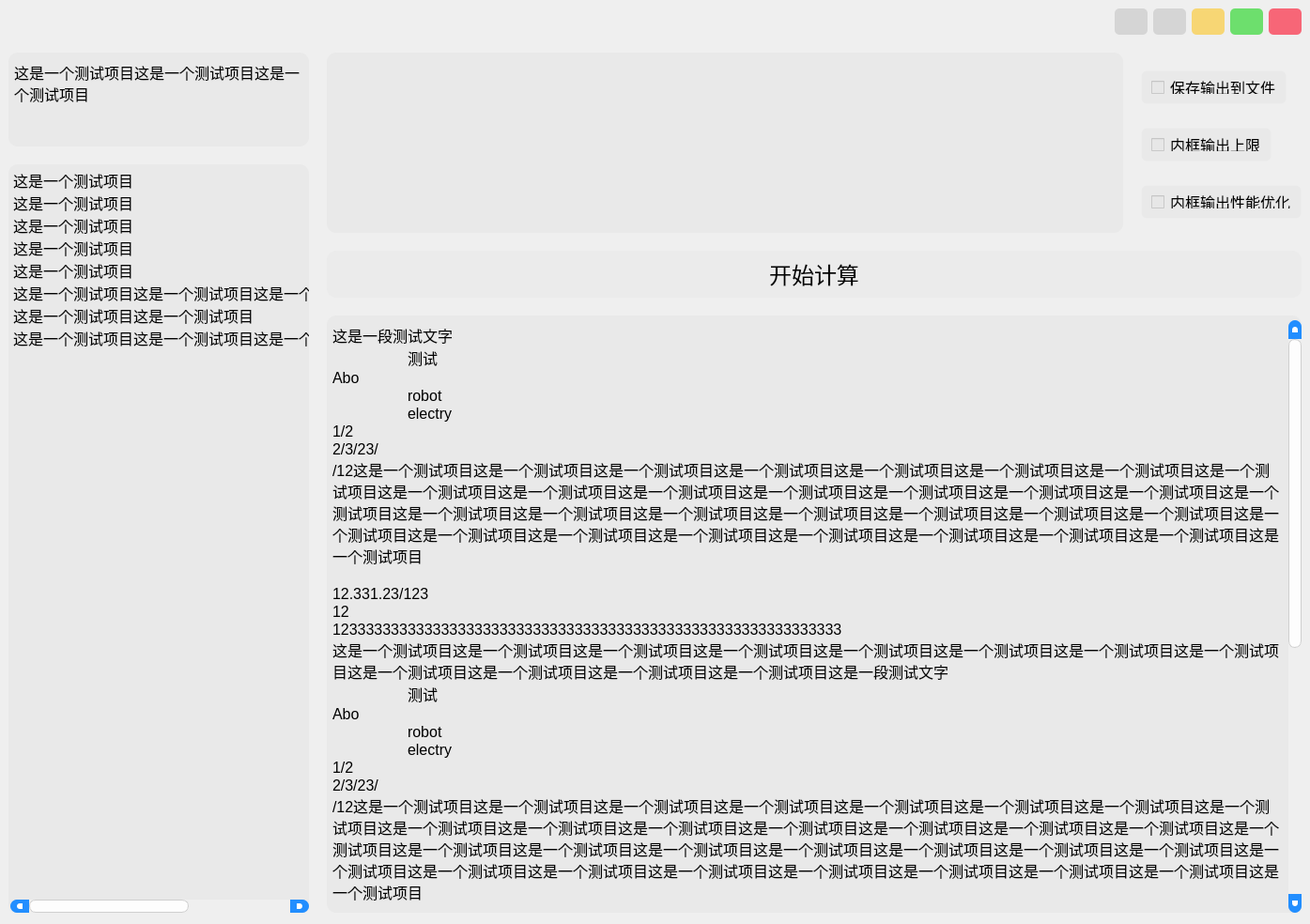
<?xml version="1.0" encoding="UTF-8"?>
<ui version="4.0">
 <class>MainWin</class>
 <widget class="QMainWindow" name="MainWin">
  <property name="geometry">
   <rect>
    <x>0</x>
    <y>0</y>
    <width>1395</width>
    <height>984</height>
   </rect>
  </property>
  <property name="sizePolicy">
   <sizepolicy hsizetype="Preferred" vsizetype="Preferred">
    <horstretch>1</horstretch>
    <verstretch>0</verstretch>
   </sizepolicy>
  </property>
  <property name="windowTitle">
   <string>hpycacular</string>
  </property>
  <property name="windowIcon">
   <iconset resource="main_window_resource.qrc">
    <normaloff>:/ico/icons/ico.ico</normaloff>:/ico/icons/ico.ico</iconset>
  </property>
  <property name="autoFillBackground">
   <bool>false</bool>
  </property>
  <property name="styleSheet">
   <string notr="true">/*QMainWindow{
background-image: url(:/background/images/background3.png);
border-radius: 20px;
}*/

#central_widget{
background-image: url(:/background/images/background3.png);
background-size: cover;
background-repeat: no-repeat;
border-radius: 10px;
}

QTextEdit{
padding-top: 5px;
padding-left: 2px;
background-color: rgba(229, 229, 229, 170);
border-radius: 10px;
}
QPlainTextEdit{
padding-top: 5px;
padding-left: 2px;
background-color: rgba(229, 229, 229, 170);
border-radius: 10px;
}


QListWidget{
padding-top: 5px;
padding-left: 2px;
background-color: rgba(229, 229, 229, 150);
border-radius: 10px;
}


QPushButton{
background-color: rgba(229, 229, 229, 120);
border-radius: 10px;
padding: 7px;
}
QPushButton:hover{
	background-color: rgba(190, 190, 190, 130);
}


QCheckBox {
	background-color: rgba(229, 229, 229, 150);
	border-radius: 6px;
	height: 5px;
	border-style:solid;
	border-width: 1px;
	border-color: transparent;

	color: #000000;
	padding: 10px;
}
QCheckBox:disabled {
	color: #808086;
	padding: 2px;
}
QCheckBox:hover {
	/*padding-left: 1px;
	padding-right: 1px;
	padding-bottom: 1px;
	padding-top: 1px;
	border-width:1px;*/
}
QCheckBox::indicator:checked {
	image: url(:/checked/images/checked.png);
	height: 20px;
	width: 20px;
}
QCheckBox::indicator:unchecked {
	image: url(:/checked/images/unchecked.png);
	height: 20px;
	width: 20px;
}


QProgressBar {
	text-align: center;
	color: rgb(240, 240, 240);
	border-width: 1px; 
	border-radius: 10px;
	border-color: rgb(230, 230, 230);
	border-style: solid;
	background-color:rgb(207,207,207);
}
QProgressBar::chunk {
	background-color: qlineargradient(spread:pad, x1:0.5, y1:1, x2:0.5, y2:0, stop:0 rgba(49, 147, 250, 200), stop:1 rgba(34, 142, 255, 200));
	border-radius: 10px;
}


QScrollBar:horizontal {
	max-height: 20px;
	border: 1px transparent grey;
	margin: 0px 20px 0px 20px;
}
QScrollBar:vertical {
	max-width: 20px;
	border: 1px transparent grey;
	margin: 20px 0px 20px 0px;
}
QScrollBar::handle:horizontal {
	background: rgb(253,253,253);
	border-style: solid;
	border-width: 1px;
	border-color: rgb(207,207,207);
	border-radius: 7px;
	min-width: 25px;
}
QScrollBar::handle:horizontal:hover {
	background: rgb(253,253,253);
	border-style: solid;
	border-width: 1px;
	border-color: rgb(147, 200, 200);
	border-radius: 7px;
	min-width: 25px;
}
QScrollBar::handle:vertical {
	background: rgb(253,253,253);
	border-style: solid;
	border-width: 1px;
	border-color: rgb(207,207,207);
	border-radius: 7px;
	min-height: 25px;
}
QScrollBar::handle:vertical:hover {
	background: rgb(253,253,253);
	border-style: solid;
	border-width: 1px;
	border-color: rgb(147, 200, 200);
	border-radius: 7px;
	min-height: 25px;
}
QScrollBar::add-line:horizontal {
   border: 2px transparent grey;
   border-top-right-radius: 7px;
   border-bottom-right-radius: 7px;
   background: rgba(34, 142, 255, 255);
   width: 20px;
   subcontrol-position: right;
   subcontrol-origin: margin;
}
QScrollBar::add-line:horizontal:pressed {
   border: 2px transparent grey;
   border-top-right-radius: 7px;
   border-bottom-right-radius: 7px;
   background: rgb(181,181,181);
   width: 20px;
   subcontrol-position: right;
   subcontrol-origin: margin;
}
QScrollBar::add-line:vertical {
   border: 2px transparent grey;
   border-bottom-left-radius: 7px;
   border-bottom-right-radius: 7px;
   background: rgba(34, 142, 255, 255);
   height: 20px;
   subcontrol-position: bottom;
   subcontrol-origin: margin;
}
QScrollBar::add-line:vertical:pressed {
   border: 2px transparent grey;
   border-bottom-left-radius: 7px;
   border-bottom-right-radius: 7px;
   background: rgb(181,181,181);
   height: 20px;
   subcontrol-position: bottom;
   subcontrol-origin: margin;
}
QScrollBar::sub-line:horizontal {
   border: 2px transparent grey;
   border-top-left-radius: 7px;
   border-bottom-left-radius: 7px;
   background: rgba(34, 142, 255, 255);
   width: 20px;
   subcontrol-position: left;
   subcontrol-origin: margin;
}
QScrollBar::sub-line:horizontal:pressed {
   border: 2px transparent grey;
   border-top-left-radius: 7px;
   border-bottom-left-radius: 7px;
   background: rgb(181,181,181);
   width: 20px;
   subcontrol-position: left;
   subcontrol-origin: margin;
}
QScrollBar::sub-line:vertical {
   border: 2px transparent grey;
   border-top-left-radius: 7px;
   border-top-right-radius: 7px;
   background: rgba(34, 142, 255, 255);
   height: 20px;
   subcontrol-position: top;
   subcontrol-origin: margin;
}
QScrollBar::sub-line:vertical:pressed {
   border: 2px transparent grey;
   border-top-left-radius: 7px;
   border-top-right-radius: 7px;
   background: rgb(181,181,181);
   height: 20px;
   subcontrol-position: top;
   subcontrol-origin: margin;
}
QScrollBar::left-arrow:horizontal {
   border: 1px transparent grey;
   border-top-left-radius: 3px;
   border-bottom-left-radius: 3px;
   width: 6px;
   height: 6px;
   background: white;
}
QScrollBar::right-arrow:horizontal {
   border: 1px transparent grey;
   border-top-right-radius: 3px;
   border-bottom-right-radius: 3px;
   width: 6px;
   height: 6px;
   background: white;
}
QScrollBar::up-arrow:vertical {
   border: 1px transparent grey;
   border-top-left-radius: 3px;
   border-top-right-radius: 3px;
   width: 6px;
   height: 6px;
   background: white;
}
QScrollBar::down-arrow:vertical {
   border: 1px transparent grey;
   border-bottom-left-radius: 3px;
   border-bottom-right-radius: 3px;
   width: 6px;
   height: 6px;
   background: white;
}
QScrollBar::add-page:horizontal, QScrollBar::sub-page:horizontal {
   background: none;
}
QScrollBar::add-page:vertical, QScrollBar::sub-page:vertical {
   background: none;
}</string>
  </property>
  <property name="unifiedTitleAndToolBarOnMac">
   <bool>false</bool>
  </property>
  <widget class="QWidget" name="central_widget">
   <property name="styleSheet">
    <string notr="true"/>
   </property>
   <layout class="QVBoxLayout" name="verticalLayout_4">
    <item>
     <layout class="QHBoxLayout" name="horizontalLayout">
      <item>
       <widget class="QLabel" name="label_3">
        <property name="sizePolicy">
         <sizepolicy hsizetype="Preferred" vsizetype="Fixed">
          <horstretch>0</horstretch>
          <verstretch>1</verstretch>
         </sizepolicy>
        </property>
        <property name="text">
         <string/>
        </property>
       </widget>
      </item>
      <item>
       <widget class="QPushButton" name="button_about">
        <property name="sizePolicy">
         <sizepolicy hsizetype="Minimum" vsizetype="Minimum">
          <horstretch>0</horstretch>
          <verstretch>1</verstretch>
         </sizepolicy>
        </property>
        <property name="minimumSize">
         <size>
          <width>35</width>
          <height>25</height>
         </size>
        </property>
        <property name="maximumSize">
         <size>
          <width>25</width>
          <height>35</height>
         </size>
        </property>
        <property name="styleSheet">
         <string notr="true">QPushButton{
background:rgb(213, 213, 213);
border-radius:5px;
}
QPushButton:hover{
background-color: rgb(170, 255, 255);
}</string>
        </property>
        <property name="text">
         <string/>
        </property>
        <property name="icon">
         <iconset>
          <normalon>:/ico/icons/ico.ico</normalon>
         </iconset>
        </property>
       </widget>
      </item>
      <item>
       <widget class="QPushButton" name="button_setting">
        <property name="sizePolicy">
         <sizepolicy hsizetype="Minimum" vsizetype="Fixed">
          <horstretch>0</horstretch>
          <verstretch>1</verstretch>
         </sizepolicy>
        </property>
        <property name="maximumSize">
         <size>
          <width>35</width>
          <height>35</height>
         </size>
        </property>
        <property name="styleSheet">
         <string notr="true">QPushButton{
background:rgb(213, 213, 213);
border-radius:5px;
}
QPushButton:hover{
background-color: rgb(170, 255, 255);
}</string>
        </property>
        <property name="text">
         <string/>
        </property>
        <property name="icon">
         <iconset>
          <normalon>:/ico/icons/setting_icon.png</normalon>
         </iconset>
        </property>
       </widget>
      </item>
      <item>
       <widget class="QPushButton" name="button_minimize">
        <property name="sizePolicy">
         <sizepolicy hsizetype="Minimum" vsizetype="Fixed">
          <horstretch>0</horstretch>
          <verstretch>1</verstretch>
         </sizepolicy>
        </property>
        <property name="maximumSize">
         <size>
          <width>35</width>
          <height>35</height>
         </size>
        </property>
        <property name="styleSheet">
         <string notr="true">QPushButton{background:#F7D674;border-radius:5px;}QPushButton:hover{background:yellow;}</string>
        </property>
        <property name="text">
         <string/>
        </property>
       </widget>
      </item>
      <item>
       <widget class="QPushButton" name="button_maximum">
        <property name="sizePolicy">
         <sizepolicy hsizetype="Minimum" vsizetype="Fixed">
          <horstretch>0</horstretch>
          <verstretch>1</verstretch>
         </sizepolicy>
        </property>
        <property name="maximumSize">
         <size>
          <width>35</width>
          <height>35</height>
         </size>
        </property>
        <property name="styleSheet">
         <string notr="true">QPushButton{background:#6DDF6D;border-radius:5px;}QPushButton:hover{background:green;}</string>
        </property>
        <property name="text">
         <string/>
        </property>
       </widget>
      </item>
      <item>
       <widget class="QPushButton" name="button_close">
        <property name="sizePolicy">
         <sizepolicy hsizetype="Minimum" vsizetype="Fixed">
          <horstretch>0</horstretch>
          <verstretch>1</verstretch>
         </sizepolicy>
        </property>
        <property name="maximumSize">
         <size>
          <width>35</width>
          <height>35</height>
         </size>
        </property>
        <property name="styleSheet">
         <string notr="true">QPushButton{
background:#F76677;
border-radius:5px;
}
QPushButton:hover{
background:red;
}</string>
        </property>
        <property name="text">
         <string/>
        </property>
       </widget>
      </item>
     </layout>
    </item>
    <item>
     <spacer name="verticalSpacer_9">
      <property name="orientation">
       <enum>Qt::Vertical</enum>
      </property>
      <property name="sizeType">
       <enum>QSizePolicy::Fixed</enum>
      </property>
      <property name="sizeHint" stdset="0">
       <size>
        <width>20</width>
        <height>13</height>
       </size>
      </property>
     </spacer>
    </item>
    <item>
     <layout class="QHBoxLayout" name="horizontalLayout_2">
      <item>
       <layout class="QVBoxLayout" name="verticalLayout_3">
        <item>
         <widget class="QPlainTextEdit" name="search_plugin">
          <property name="sizePolicy">
           <sizepolicy hsizetype="Fixed" vsizetype="Expanding">
            <horstretch>1</horstretch>
            <verstretch>1</verstretch>
           </sizepolicy>
          </property>
          <property name="minimumSize">
           <size>
            <width>320</width>
            <height>0</height>
           </size>
          </property>
          <property name="maximumSize">
           <size>
            <width>16777215</width>
            <height>100</height>
           </size>
          </property>
          <property name="font">
           <font>
            <pointsize>12</pointsize>
           </font>
          </property>
          <property name="layoutDirection">
           <enum>Qt::LeftToRight</enum>
          </property>
          <property name="styleSheet">
           <string notr="true"/>
          </property>
          <property name="frameShape">
           <enum>QFrame::StyledPanel</enum>
          </property>
          <property name="lineWidth">
           <number>1</number>
          </property>
          <property name="plainText">
           <string>这是一个测试项目这是一个测试项目这是一个测试项目</string>
          </property>
         </widget>
        </item>
        <item>
         <spacer name="verticalSpacer_3">
          <property name="orientation">
           <enum>Qt::Vertical</enum>
          </property>
          <property name="sizeHint" stdset="0">
           <size>
            <width>20</width>
            <height>13</height>
           </size>
          </property>
         </spacer>
        </item>
        <item>
         <widget class="QListWidget" name="list_choices_plugin">
          <property name="sizePolicy">
           <sizepolicy hsizetype="Minimum" vsizetype="Expanding">
            <horstretch>1</horstretch>
            <verstretch>7</verstretch>
           </sizepolicy>
          </property>
          <property name="minimumSize">
           <size>
            <width>320</width>
            <height>0</height>
           </size>
          </property>
          <property name="maximumSize">
           <size>
            <width>16777215</width>
            <height>16777215</height>
           </size>
          </property>
          <property name="font">
           <font>
            <pointsize>12</pointsize>
           </font>
          </property>
          <property name="styleSheet">
           <string notr="true"/>
          </property>
          <item>
           <property name="text">
            <string>这是一个测试项目</string>
           </property>
          </item>
          <item>
           <property name="text">
            <string>这是一个测试项目</string>
           </property>
          </item>
          <item>
           <property name="text">
            <string>这是一个测试项目</string>
           </property>
          </item>
          <item>
           <property name="text">
            <string>这是一个测试项目</string>
           </property>
          </item>
          <item>
           <property name="text">
            <string>这是一个测试项目</string>
           </property>
          </item>
          <item>
           <property name="text">
            <string>这是一个测试项目这是一个测试项目这是一个测试项目这是一个测试项目</string>
           </property>
          </item>
          <item>
           <property name="text">
            <string>这是一个测试项目这是一个测试项目</string>
           </property>
          </item>
          <item>
           <property name="text">
            <string>这是一个测试项目这是一个测试项目这是一个测试项目</string>
           </property>
          </item>
         </widget>
        </item>
       </layout>
      </item>
      <item>
       <spacer name="horizontalSpacer_4">
        <property name="orientation">
         <enum>Qt::Horizontal</enum>
        </property>
        <property name="sizeType">
         <enum>QSizePolicy::Fixed</enum>
        </property>
        <property name="sizeHint" stdset="0">
         <size>
          <width>13</width>
          <height>20</height>
         </size>
        </property>
       </spacer>
      </item>
      <item>
       <layout class="QVBoxLayout" name="verticalLayout">
        <item>
         <layout class="QHBoxLayout" name="horizontalLayout_3">
          <item>
           <layout class="QVBoxLayout" name="verticalLayout_5">
            <item>
             <widget class="QPlainTextEdit" name="input_box">
              <property name="sizePolicy">
               <sizepolicy hsizetype="Expanding" vsizetype="Expanding">
                <horstretch>3</horstretch>
                <verstretch>2</verstretch>
               </sizepolicy>
              </property>
              <property name="font">
               <font>
                <pointsize>12</pointsize>
               </font>
              </property>
              <property name="styleSheet">
               <string notr="true"/>
              </property>
              <property name="plainText">
               <string/>
              </property>
             </widget>
            </item>
            <item>
             <spacer name="verticalSpacer">
              <property name="orientation">
               <enum>Qt::Vertical</enum>
              </property>
              <property name="sizeHint" stdset="0">
               <size>
                <width>20</width>
                <height>13</height>
               </size>
              </property>
             </spacer>
            </item>
           </layout>
          </item>
          <item>
           <spacer name="horizontalSpacer">
            <property name="orientation">
             <enum>Qt::Horizontal</enum>
            </property>
            <property name="sizeType">
             <enum>QSizePolicy::Fixed</enum>
            </property>
            <property name="sizeHint" stdset="0">
             <size>
              <width>13</width>
              <height>20</height>
             </size>
            </property>
           </spacer>
          </item>
          <item>
           <layout class="QVBoxLayout" name="verticalLayout_2">
            <item>
             <spacer name="verticalSpacer_8">
              <property name="orientation">
               <enum>Qt::Vertical</enum>
              </property>
              <property name="sizeType">
               <enum>QSizePolicy::Fixed</enum>
              </property>
              <property name="sizeHint" stdset="0">
               <size>
                <width>20</width>
                <height>13</height>
               </size>
              </property>
             </spacer>
            </item>
            <item>
             <widget class="QCheckBox" name="check_save">
              <property name="sizePolicy">
               <sizepolicy hsizetype="Fixed" vsizetype="Fixed">
                <horstretch>3</horstretch>
                <verstretch>1</verstretch>
               </sizepolicy>
              </property>
              <property name="minimumSize">
               <size>
                <width>0</width>
                <height>30</height>
               </size>
              </property>
              <property name="font">
               <font>
                <family>更纱黑体 UI SC</family>
                <pointsize>12</pointsize>
                <bold>false</bold>
               </font>
              </property>
              <property name="layoutDirection">
               <enum>Qt::LeftToRight</enum>
              </property>
              <property name="styleSheet">
               <string notr="true"/>
              </property>
              <property name="text">
               <string>保存输出到文件</string>
              </property>
             </widget>
            </item>
            <item>
             <spacer name="verticalSpacer_7">
              <property name="orientation">
               <enum>Qt::Vertical</enum>
              </property>
              <property name="sizeType">
               <enum>QSizePolicy::Fixed</enum>
              </property>
              <property name="sizeHint" stdset="0">
               <size>
                <width>20</width>
                <height>13</height>
               </size>
              </property>
             </spacer>
            </item>
            <item>
             <widget class="QCheckBox" name="check_output_lock_maximums">
              <property name="sizePolicy">
               <sizepolicy hsizetype="Fixed" vsizetype="Fixed">
                <horstretch>1</horstretch>
                <verstretch>1</verstretch>
               </sizepolicy>
              </property>
              <property name="minimumSize">
               <size>
                <width>0</width>
                <height>30</height>
               </size>
              </property>
              <property name="font">
               <font>
                <family>更纱黑体 UI SC</family>
                <pointsize>12</pointsize>
               </font>
              </property>
              <property name="styleSheet">
               <string notr="true"/>
              </property>
              <property name="text">
               <string>内框输出上限</string>
              </property>
             </widget>
            </item>
            <item>
             <spacer name="verticalSpacer_6">
              <property name="orientation">
               <enum>Qt::Vertical</enum>
              </property>
              <property name="sizeType">
               <enum>QSizePolicy::Fixed</enum>
              </property>
              <property name="sizeHint" stdset="0">
               <size>
                <width>20</width>
                <height>13</height>
               </size>
              </property>
             </spacer>
            </item>
            <item>
             <widget class="QCheckBox" name="check_output_optimization">
              <property name="sizePolicy">
               <sizepolicy hsizetype="Fixed" vsizetype="Fixed">
                <horstretch>1</horstretch>
                <verstretch>1</verstretch>
               </sizepolicy>
              </property>
              <property name="minimumSize">
               <size>
                <width>0</width>
                <height>30</height>
               </size>
              </property>
              <property name="font">
               <font>
                <family>更纱黑体 UI SC</family>
                <pointsize>12</pointsize>
               </font>
              </property>
              <property name="styleSheet">
               <string notr="true"/>
              </property>
              <property name="text">
               <string>内框输出性能优化</string>
              </property>
             </widget>
            </item>
            <item>
             <spacer name="verticalSpacer_5">
              <property name="orientation">
               <enum>Qt::Vertical</enum>
              </property>
              <property name="sizeType">
               <enum>QSizePolicy::Fixed</enum>
              </property>
              <property name="sizeHint" stdset="0">
               <size>
                <width>13</width>
                <height>20</height>
               </size>
              </property>
             </spacer>
            </item>
           </layout>
          </item>
         </layout>
        </item>
        <item>
         <widget class="QPushButton" name="button_start">
          <property name="sizePolicy">
           <sizepolicy hsizetype="Expanding" vsizetype="Fixed">
            <horstretch>3</horstretch>
            <verstretch>1</verstretch>
           </sizepolicy>
          </property>
          <property name="minimumSize">
           <size>
            <width>100</width>
            <height>30</height>
           </size>
          </property>
          <property name="font">
           <font>
            <family>更纱黑体 SC Light</family>
            <pointsize>18</pointsize>
            <bold>false</bold>
           </font>
          </property>
          <property name="styleSheet">
           <string notr="true"/>
          </property>
          <property name="text">
           <string>开始计算</string>
          </property>
         </widget>
        </item>
        <item>
         <spacer name="verticalSpacer_2">
          <property name="orientation">
           <enum>Qt::Vertical</enum>
          </property>
          <property name="sizeHint" stdset="0">
           <size>
            <width>20</width>
            <height>13</height>
           </size>
          </property>
         </spacer>
        </item>
        <item>
         <widget class="QPlainTextEdit" name="output_box">
          <property name="sizePolicy">
           <sizepolicy hsizetype="Expanding" vsizetype="Expanding">
            <horstretch>3</horstretch>
            <verstretch>5</verstretch>
           </sizepolicy>
          </property>
          <property name="font">
           <font>
            <pointsize>12</pointsize>
           </font>
          </property>
          <property name="styleSheet">
           <string notr="true"/>
          </property>
          <property name="plainText">
           <string>这是一段测试文字
	测试
Abo
	robot
	electry
1/2
2/3/23/
/12这是一个测试项目这是一个测试项目这是一个测试项目这是一个测试项目这是一个测试项目这是一个测试项目这是一个测试项目这是一个测试项目这是一个测试项目这是一个测试项目这是一个测试项目这是一个测试项目这是一个测试项目这是一个测试项目这是一个测试项目这是一个测试项目这是一个测试项目这是一个测试项目这是一个测试项目这是一个测试项目这是一个测试项目这是一个测试项目这是一个测试项目这是一个测试项目这是一个测试项目这是一个测试项目这是一个测试项目这是一个测试项目这是一个测试项目这是一个测试项目这是一个测试项目这是一个测试项目

12.331.23/123
12
1233333333333333333333333333333333333333333333333333333333333
这是一个测试项目这是一个测试项目这是一个测试项目这是一个测试项目这是一个测试项目这是一个测试项目这是一个测试项目这是一个测试项目这是一个测试项目这是一个测试项目这是一个测试项目这是一个测试项目这是一段测试文字
	测试
Abo
	robot
	electry
1/2
2/3/23/
/12这是一个测试项目这是一个测试项目这是一个测试项目这是一个测试项目这是一个测试项目这是一个测试项目这是一个测试项目这是一个测试项目这是一个测试项目这是一个测试项目这是一个测试项目这是一个测试项目这是一个测试项目这是一个测试项目这是一个测试项目这是一个测试项目这是一个测试项目这是一个测试项目这是一个测试项目这是一个测试项目这是一个测试项目这是一个测试项目这是一个测试项目这是一个测试项目这是一个测试项目这是一个测试项目这是一个测试项目这是一个测试项目这是一个测试项目这是一个测试项目这是一个测试项目这是一个测试项目

12.331.23/123
12
1233333333333333333333333333333333333333333333333333333333333
这是一个测试项目这是一个测试项目这是一个测试项目这是一个测试项目这是一个测试项目这是一个测试项目这是一个测试项目这是一个测试项目这是一个测试项目这是一个测试项目这是一个测试项目这是一个测试项目这是一段测试文字
	测试
Abo
	robot
	electry
1/2
2/3/23/
/12这是一个测试项目这是一个测试项目这是一个测试项目这是一个测试项目这是一个测试项目这是一个测试项目这是一个测试项目这是一个测试项目这是一个测试项目这是一个测试项目这是一个测试项目这是一个测试项目这是一个测试项目这是一个测试项目这是一个测试项目这是一个测试项目这是一个测试项目这是一个测试项目这是一个测试项目这是一个测试项目这是一个测试项目这是一个测试项目这是一个测试项目这是一个测试项目这是一个测试项目这是一个测试项目这是一个测试项目这是一个测试项目这是一个测试项目这是一个测试项目这是一个测试项目这是一个测试项目

12.331.23/123
12
1233333333333333333333333333333333333333333333333333333333333
这是一个测试项目这是一个测试项目这是一个测试项目这是一个测试项目这是一个测试项目这是一个测试项目这是一个测试项目这是一个测试项目这是一个测试项目这是一个测试项目这是一个测试项目这是一个测试项目</string>
          </property>
         </widget>
        </item>
       </layout>
      </item>
     </layout>
    </item>
    <item>
     <spacer name="verticalSpacer_4">
      <property name="orientation">
       <enum>Qt::Vertical</enum>
      </property>
      <property name="sizeType">
       <enum>QSizePolicy::Fixed</enum>
      </property>
      <property name="sizeHint" stdset="0">
       <size>
        <width>20</width>
        <height>3</height>
       </size>
      </property>
     </spacer>
    </item>
   </layout>
  </widget>
 </widget>
 <tabstops>
  <tabstop>search_plugin</tabstop>
 </tabstops>
 <resources>
  <include location="main_window_resource.qrc"/>
 </resources>
 <connections>
  <connection>
   <sender>button_start</sender>
   <signal>clicked()</signal>
   <receiver>MainWin</receiver>
   <slot>startEvent()</slot>
   <hints>
    <hint type="sourcelabel">
     <x>1329</x>
     <y>342</y>
    </hint>
    <hint type="destinationlabel">
     <x>615</x>
     <y>297</y>
    </hint>
   </hints>
  </connection>
  <connection>
   <sender>check_save</sender>
   <signal>clicked()</signal>
   <receiver>MainWin</receiver>
   <slot>saveCheckEvent()</slot>
   <hints>
    <hint type="sourcelabel">
     <x>1362</x>
     <y>130</y>
    </hint>
    <hint type="destinationlabel">
     <x>754</x>
     <y>297</y>
    </hint>
   </hints>
  </connection>
  <connection>
   <sender>check_output_optimization</sender>
   <signal>clicked()</signal>
   <receiver>MainWin</receiver>
   <slot>outputOptimizationCheckEvent()</slot>
   <hints>
    <hint type="sourcelabel">
     <x>1378</x>
     <y>264</y>
    </hint>
    <hint type="destinationlabel">
     <x>914</x>
     <y>296</y>
    </hint>
   </hints>
  </connection>
  <connection>
   <sender>check_output_lock_maximums</sender>
   <signal>clicked()</signal>
   <receiver>MainWin</receiver>
   <slot>outputLockMaximumsCheckEvent()</slot>
   <hints>
    <hint type="sourcelabel">
     <x>1346</x>
     <y>197</y>
    </hint>
    <hint type="destinationlabel">
     <x>922</x>
     <y>295</y>
    </hint>
   </hints>
  </connection>
  <connection>
   <sender>search_plugin</sender>
   <signal>textChanged()</signal>
   <receiver>MainWin</receiver>
   <slot>searchText()</slot>
   <hints>
    <hint type="sourcelabel">
     <x>167</x>
     <y>156</y>
    </hint>
    <hint type="destinationlabel">
     <x>227</x>
     <y>86</y>
    </hint>
   </hints>
  </connection>
  <connection>
   <sender>list_choices_plugin</sender>
   <signal>itemClicked(QListWidgetItem*)</signal>
   <receiver>MainWin</receiver>
   <slot>chooseOptionEvent(QListWidgetItem*)</slot>
   <hints>
    <hint type="sourcelabel">
     <x>241</x>
     <y>770</y>
    </hint>
    <hint type="destinationlabel">
     <x>317</x>
     <y>780</y>
    </hint>
   </hints>
  </connection>
  <connection>
   <sender>button_setting</sender>
   <signal>clicked()</signal>
   <receiver>MainWin</receiver>
   <slot>openSettingWin()</slot>
   <hints>
    <hint type="sourcelabel">
     <x>1258</x>
     <y>34</y>
    </hint>
    <hint type="destinationlabel">
     <x>542</x>
     <y>421</y>
    </hint>
   </hints>
  </connection>
  <connection>
   <sender>button_close</sender>
   <signal>clicked()</signal>
   <receiver>MainWin</receiver>
   <slot>quitEvent()</slot>
   <hints>
    <hint type="sourcelabel">
     <x>1381</x>
     <y>34</y>
    </hint>
    <hint type="destinationlabel">
     <x>869</x>
     <y>55</y>
    </hint>
   </hints>
  </connection>
  <connection>
   <sender>button_about</sender>
   <signal>clicked()</signal>
   <receiver>MainWin</receiver>
   <slot>openAboutWin()</slot>
   <hints>
    <hint type="sourcelabel">
     <x>1202</x>
     <y>26</y>
    </hint>
    <hint type="destinationlabel">
     <x>1094</x>
     <y>79</y>
    </hint>
   </hints>
  </connection>
  <connection>
   <sender>button_minimize</sender>
   <signal>clicked()</signal>
   <receiver>MainWin</receiver>
   <slot>minimizeEvent()</slot>
   <hints>
    <hint type="sourcelabel">
     <x>1287</x>
     <y>32</y>
    </hint>
    <hint type="destinationlabel">
     <x>1269</x>
     <y>68</y>
    </hint>
   </hints>
  </connection>
  <connection>
   <sender>button_maximum</sender>
   <signal>clicked()</signal>
   <receiver>MainWin</receiver>
   <slot>maximizeEvent()</slot>
   <hints>
    <hint type="sourcelabel">
     <x>1325</x>
     <y>33</y>
    </hint>
    <hint type="destinationlabel">
     <x>1309</x>
     <y>63</y>
    </hint>
   </hints>
  </connection>
 </connections>
 <slots>
  <slot>saveCheckEvent()</slot>
  <slot>outputOptimizationCheckEvent()</slot>
  <slot>outputLockMaximumsCheckEvent()</slot>
  <slot>searchText()</slot>
  <slot>startEvent()</slot>
  <slot>menuBar(QAction*)</slot>
  <slot>chooseOptionEvent(QListWidgetItem*)</slot>
  <slot>openSettingWin()</slot>
  <slot>quitEvent()</slot>
  <slot>openAboutWin()</slot>
  <slot>minimizeEvent()</slot>
  <slot>maximizeEvent()</slot>
 </slots>
</ui>
